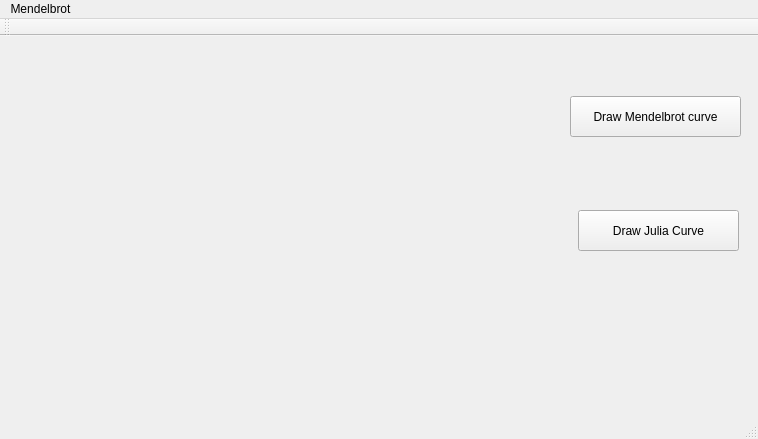
<?xml version="1.0" encoding="UTF-8"?>
<ui version="4.0">
 <class>MainWindow</class>
 <widget class="QMainWindow" name="MainWindow">
  <property name="geometry">
   <rect>
    <x>0</x>
    <y>0</y>
    <width>758</width>
    <height>439</height>
   </rect>
  </property>
  <property name="windowTitle">
   <string>MainWindow</string>
  </property>
  <widget class="QWidget" name="centralWidget">
   <widget class="QLabel" name="label">
    <property name="geometry">
     <rect>
      <x>46</x>
      <y>20</y>
      <width>471</width>
      <height>321</height>
     </rect>
    </property>
    <property name="text">
     <string/>
    </property>
   </widget>
   <widget class="QPushButton" name="pushButton">
    <property name="geometry">
     <rect>
      <x>570</x>
      <y>60</y>
      <width>171</width>
      <height>41</height>
     </rect>
    </property>
    <property name="text">
     <string>Draw Mendelbrot curve</string>
    </property>
   </widget>
   <widget class="QPushButton" name="pushButton_2">
    <property name="geometry">
     <rect>
      <x>578</x>
      <y>174</y>
      <width>161</width>
      <height>41</height>
     </rect>
    </property>
    <property name="text">
     <string>Draw Julia Curve</string>
    </property>
   </widget>
  </widget>
  <widget class="QMenuBar" name="menuBar">
   <property name="geometry">
    <rect>
     <x>0</x>
     <y>0</y>
     <width>758</width>
     <height>22</height>
    </rect>
   </property>
   <widget class="QMenu" name="menuMendelbrot">
    <property name="title">
     <string>Mendelbrot</string>
    </property>
   </widget>
   <addaction name="menuMendelbrot"/>
  </widget>
  <widget class="QToolBar" name="mainToolBar">
   <attribute name="toolBarArea">
    <enum>TopToolBarArea</enum>
   </attribute>
   <attribute name="toolBarBreak">
    <bool>false</bool>
   </attribute>
  </widget>
  <widget class="QStatusBar" name="statusBar"/>
 </widget>
 <layoutdefault spacing="6" margin="11"/>
 <resources/>
 <connections/>
</ui>
